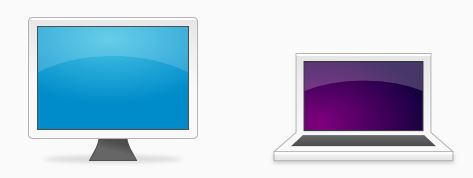
%> input picture image.jpg, 473 x 178 px
$ octave fft2_on_images.m   (GNU Octave 9; MATLAB toolbox functions it lacks are replaced by stand-ins)
%> lines starting %> are read from the running program, lines starting %| are printed output that depends on the picture
%% Experiment 22

%% Fast-Fourier Transform

clc;
clear all;
close all;

I = imread('image.jpg');
%> I is the input picture: size 178x473x3 uint8; mean R, G, B 185.7, 203.3, 220.3
I = im2double(I);
%> I: size 178x473x3 double

subplot(221),imshow(I),title('Original Image');
F = fftshift(fft2(I));
subplot(222),imshow(abs(F)),title('Magnitude spectrum');
%> after `imshow(abs(F))`:
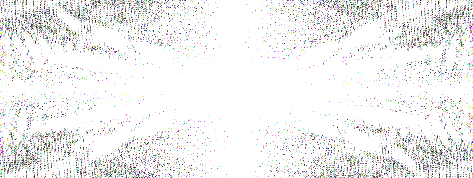
%> displayed picture: size 178x473x3, on the screen's scale of 0 to 255; mean R, G, B 241.1, 241.1, 240.9

G = mat2gray(log10(1+abs(F)));
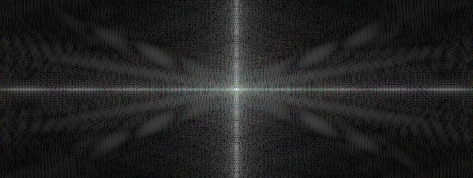
%> G: size 178x473x3 double; mean R, G, B 0.135, 0.136, 0.135
subplot(223),imshow(G),title('Log Scaled magitude spectrum');

I_recons = ifft2(ifftshift(F));
subplot(224),imshow(I_recons),title('Reconstructed image');

%% Conclusion
% Fast-Fourier Tansform of image produces the same results as Digital
% Fourier Transform, however it as faster in computations.
